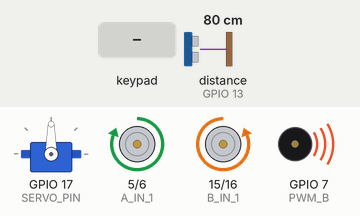
This program was run on a simulated ESP32-S3. Shown: servo, motor-driver pin pairs drawn as motors (green arrow = first pin HIGH = forward, orange = second pin HIGH = backward, longer = more drive), buzzer (waves = sounding). The inputs (shaded band) are chosen by the test bench; at power-on: distance to the obstacle (sensor on GPIO 13) 80 cm. The echo pulse lasts 58.3 µs per cm; WiFi joins after 1.5 s; servers stay silent unless stated; not simulated (calls return 0 or success): secrets.h; what the program prints to the serial monitor is not drawn.

Above: at 4.6 s.
4.7 s: key 'U' pressed
At 4.9 s:
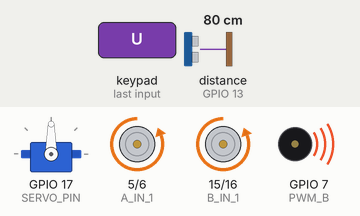
6.6 s: key 'O' pressed
At 7.7 s:
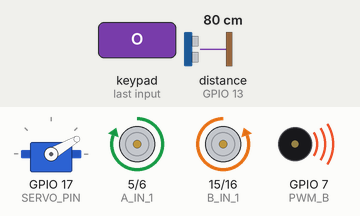
8.1 s: key 'S' pressed
At 8.8 s:
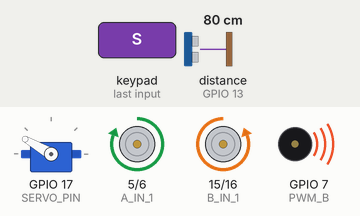
9.6 s: key 'D' pressed
At 9.8 s:
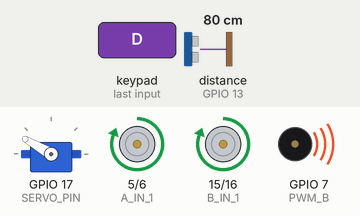
11.5 s: key 'L' pressed
At 11.7 s:
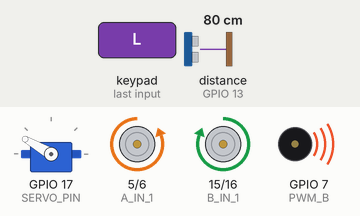
13.4 s: key 'U' pressed
At 13.6 s:
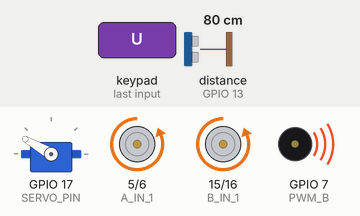
Timing chart, 0 to 16.3 s (numbered marks = the images above; inputs shaded):
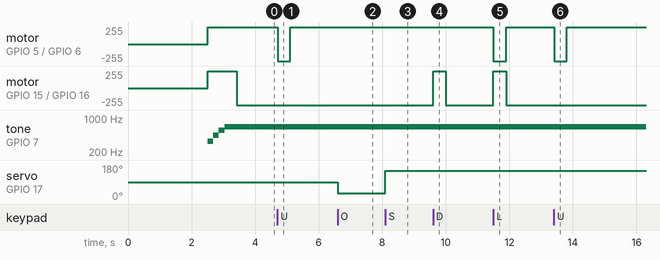

Measured:
- after the input at 4.7 s, motor on GPIO 5 (A_IN_1) / GPIO 6 (A_IN_2): forward 255/255 → backward 255/255 at once, → forward 255/255 0.40 s later
- after the input at 6.6 s, servo on GPIO 17 (SERVO_PIN): 90° → 30° at once
- after the input at 8.1 s, servo on GPIO 17 (SERVO_PIN): 30° → 150° at once
- after the input at 9.6 s, motor on GPIO 15 (B_IN_1) / GPIO 16 (B_IN_2): backward 255/255 → forward 255/255 at once, → backward 255/255 0.40 s later
- after the input at 11.5 s, motor on GPIO 5 (A_IN_1) / GPIO 6 (A_IN_2): forward 255/255 → backward 255/255 at once, → forward 255/255 0.40 s later; motor on GPIO 15 (B_IN_1) / GPIO 16 (B_IN_2): backward 255/255 → forward 255/255 at once, → backward 255/255 0.40 s later
- after the input at 13.4 s, motor on GPIO 5 (A_IN_1) / GPIO 6 (A_IN_2): forward 255/255 → backward 255/255 at once, → forward 255/255 0.39 s later

The program:

main.cpp
```cpp
#define CUSTOM_SETTINGS
#define INCLUDE_GAMEPAD_MODULE
#include "secrets.h"
#include <DabbleESP32.h>
#include <NewPing.h>
#include <WiFi.h>
#include <ESP32Servo.h>

const char *ssid = WIFI_SSID;
const char *password = WIFI_PASS;

WiFiServer telnetServer(23);
WiFiClient telnetClient;

#define A_IN_1 5
#define A_IN_2 6
#define PWM_A 4
#define CHANNEL_A 0

#define B_IN_1 15
#define B_IN_2 16
#define PWM_B 7
#define CHANNEL_B 1

#define TRIGGER 14
#define ECHO 13

#define FREQ 1000
#define RESOLUTION 8
#define MAX_DUTY 255

#define MAX_SPEED_PERCENTAGE 0.8 // 1 is max (100%)
#define MAX_CONTROL_VALUE 7

#define SERVO_PIN 17

const int set_control_value = MAX_CONTROL_VALUE / MAX_SPEED_PERCENTAGE;

int startup_notes[4] = {330, 440, 554, 659};  // E4, A4, C#5, E5
int note_durations[4] = {150, 150, 150, 300}; // Duration in milliseconds

int direction = 0;
int radius = 0;
int speed = 0;

uint32_t last_trigger = 0;
uint16_t trigger_delay = 50;
int distance_to_speed_multiplier = 3;
bool is_obstacle_detected = false;

int servo_pos = 90;
int current_servo_pos = servo_pos;

NewPing sonar(TRIGGER, ECHO);

Servo my_servo;

void init_serial();
void init_telnet_server();

void telnet_server();
void logging(const char *fmt, ...);
void adjust_speed(int speed_a, int speed_b);
void full_stop();
void play_startup_tone();
void obstacle_detection();
void inputs_reading();
void movement_control();
void servo_control();

void move_forward();
void move_backward();
void turn_right();
void turn_left();

void setup() {
    init_serial();
    init_telnet_server();

    // Init output pins
    pinMode(A_IN_1, OUTPUT);
    pinMode(A_IN_2, OUTPUT);
    pinMode(B_IN_1, OUTPUT);
    pinMode(B_IN_2, OUTPUT);

    // Init servo signal pin
    my_servo.attach(SERVO_PIN);
    my_servo.write(current_servo_pos);

    // PWM setup
    ledcSetup(CHANNEL_A, FREQ, RESOLUTION);
    ledcSetup(CHANNEL_B, FREQ, RESOLUTION);

    ledcAttachPin(PWM_A, CHANNEL_A);
    ledcAttachPin(PWM_B, CHANNEL_B);

    // Set bluetooth name of your device
    Dabble.begin("S3-Mobile-Pad");

    play_startup_tone();
}

void loop() {
    telnet_server();

    inputs_reading();
    obstacle_detection();
    movement_control();

    servo_control();

    logging("Servo pos: %d", servo_pos);
}

void init_serial() {
    Serial.begin(115200);
    delay(1000);

    Serial.println("Logs init");
}

void init_telnet_server() {
    WiFi.begin(ssid, password);

    Serial.print("Connecting");

    while (WiFi.status() != WL_CONNECTED) {
        delay(500);
        Serial.print(".");
    }

    Serial.println();
    Serial.println("Connected!");
    Serial.print("IP Address: ");
    Serial.println(WiFi.localIP()); // 192.168.0.188

    telnetServer.begin();
    telnetServer.setNoDelay(true);
}

void telnet_server() {
    // on macos terminal commnand
    // nc {local ip address} {port}
    // e.g. nc 192.168.0.188 23

    if (telnetServer.hasClient()) {
        if (!telnetClient || !telnetClient.connected()) {
            if (telnetClient) {
                telnetClient.stop();
            } else {
                telnetClient = telnetServer.available();
                telnetClient.println("Connected to ESP32");
            }
        } else {
            telnetServer.available().stop();
        }
    }
}

void logging(const char *fmt, ...) {
    char buffer[128];

    va_list args;
    va_start(args, fmt);
    vsnprintf(buffer, sizeof(buffer), fmt, args);
    va_end(args);

    Serial.println(buffer);

    if (telnetClient && telnetClient.connected()) {
        telnetClient.println(buffer);
    }
}

void adjust_speed(int speed_a, int speed_b) {
    ledcWrite(CHANNEL_A, speed_a);
    ledcWrite(CHANNEL_B, speed_b);
}

void full_stop() {
    ledcWrite(CHANNEL_A, 0);
    ledcWrite(CHANNEL_B, 0);
}

void move_forward() {
    digitalWrite(A_IN_1, LOW);
    digitalWrite(A_IN_2, HIGH);

    digitalWrite(B_IN_1, LOW);
    digitalWrite(B_IN_2, HIGH);
}

void move_backward() {
    digitalWrite(A_IN_1, HIGH);
    digitalWrite(A_IN_2, LOW);

    digitalWrite(B_IN_1, HIGH);
    digitalWrite(B_IN_2, LOW);
}

void turn_right() {
    digitalWrite(A_IN_1, HIGH);
    digitalWrite(A_IN_2, LOW);

    digitalWrite(B_IN_1, LOW);
    digitalWrite(B_IN_2, HIGH);
}

void turn_left() {
    digitalWrite(A_IN_1, LOW);
    digitalWrite(A_IN_2, HIGH);

    digitalWrite(B_IN_1, HIGH);
    digitalWrite(B_IN_2, LOW);
}

void play_startup_tone() {
    int volume = 50;

    digitalWrite(A_IN_1, HIGH);
    digitalWrite(A_IN_2, LOW);

    digitalWrite(B_IN_1, HIGH);
    digitalWrite(B_IN_2, LOW);

    for (int i = 0; i < 4; i++) {
        ledcWriteTone(CHANNEL_A, startup_notes[i]);
        ledcWriteTone(CHANNEL_B, startup_notes[i]);

        ledcWrite(CHANNEL_A, volume);
        ledcWrite(CHANNEL_B, volume);

        delay(note_durations[i]);

        ledcWrite(CHANNEL_A, 0);
        ledcWrite(CHANNEL_B, 0);

        delay(30);
    }

    full_stop();
    delay(50);

    ledcSetup(CHANNEL_A, FREQ, 8);
    ledcSetup(CHANNEL_B, FREQ, 8);
}

void obstacle_detection() {
    uint32_t now = millis();

    if (now - last_trigger >= trigger_delay) {
        if (direction >= 20 && direction < 160) {
            last_trigger = now;

            unsigned long distance = sonar.ping_cm();
            is_obstacle_detected =
                distance > 0 && distance <= radius * distance_to_speed_multiplier;

            logging("Obstacle distance = %d cm", distance);
            logging("Is obstacle detected: %s", is_obstacle_detected ? "TRUE" : "FALSE");
        } else {
            is_obstacle_detected = false;
        }
    }

    if (is_obstacle_detected) {
        speed = 0;
    }
}

void inputs_reading() {
    // Refresh data obtained from smartphone.
    // Calling this function is mandatory in order to get data properly from your mobile.
    Dabble.processInput();

    direction = GamePad.getAngle(); // 0-360
    radius = GamePad.getRadius();   // 0-7
    speed = (MAX_DUTY / set_control_value) * radius;

    if (GamePad.isTrianglePressed()) {
        servo_pos = 90;
    }
    if (GamePad.isSquarePressed()) {
        servo_pos = 150;
    }
    if (GamePad.isCirclePressed()) {
        servo_pos = 30;
    }
}

void movement_control() {
    if (direction >= 20 && direction < 70) {
        move_forward();
        adjust_speed(speed / 2, speed);
    }

    if (direction >= 70 && direction < 110) {
        move_forward();
        adjust_speed(speed, speed);
    }

    if (direction >= 110 && direction < 160) {
        move_forward();
        adjust_speed(speed, speed / 2);
    }

    if (direction >= 160 && direction < 200) {
        turn_left();
        adjust_speed(speed, speed);
    }

    if (direction >= 200 && direction < 250) {
        move_backward();
        adjust_speed(speed, speed / 2);
    }

    if (direction >= 250 && direction < 290) {
        move_backward();
        adjust_speed(speed, speed);
    }

    if (direction >= 290 && direction < 340) {
        move_backward();
        adjust_speed(speed / 2, speed);
    }

    if (direction > 340 && direction <= 360 || direction >= 0 && direction < 20) {
        turn_right();
        adjust_speed(speed, speed);
    }
}

void servo_control() {
    if (current_servo_pos != servo_pos) {
        current_servo_pos = servo_pos;

        my_servo.write(current_servo_pos);
    }
}
```
